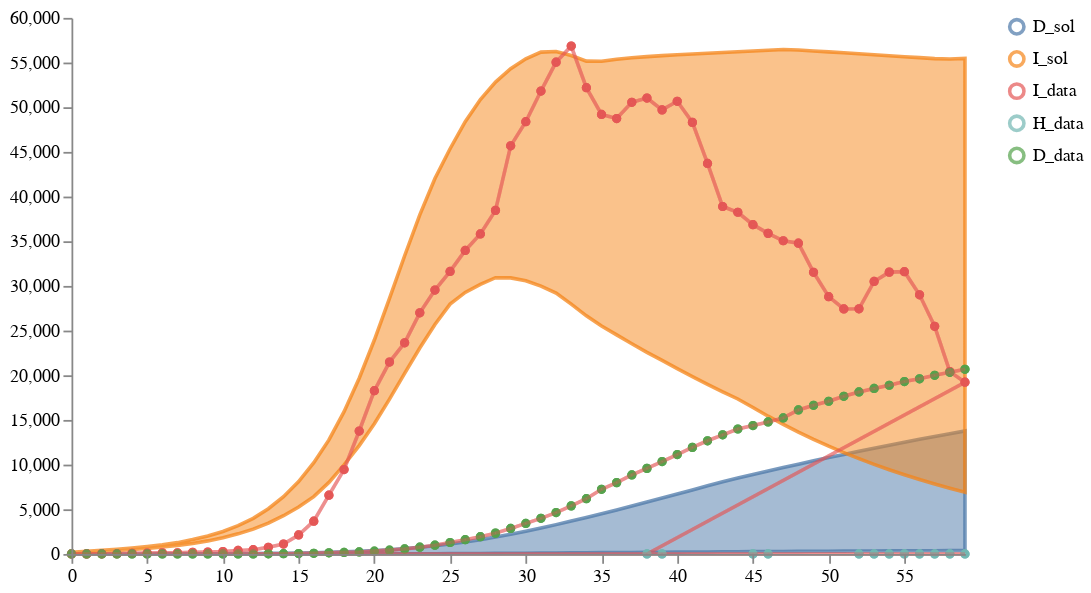

Notebook code for this chart:
### Markdown cell above
# Calibrate and sample an ensemble of multiple models

### Code cell
num_samples = 100
model_paths = [model2_location, model6_location, model7_location]
data_path = "../../notebook/ensemble_eval_sa/datasets/NY_data1.csv"
weights = [1/len(model_paths) for i in model_paths]
solution_mappings = [{"I": "I", "D": "D"},
                     {"I": "infected", "D": "dead"}, 
                     {"I": "infected", "D": "dead"}
                     ]

# Run the calibration and sampling
result4 = load_and_calibrate_and_sample_ensemble_model(
    model_paths,
    data_path,
    weights,
    solution_mappings,
    num_samples,
    timepoints,
    verbose=True,
    total_population=19340000,
    num_iterations=300,
    time_unit="days",
    visual_options={"title": "Calibrated Ensemble", "keep":".*_sol"}
)

# Save results
result4["data"].to_csv("../../notebook/ensemble_eval_sa/ensemble_results/partI_ensemble_of_many_results.csv", index=False)
result4["quantiles"].to_csv("../../notebook/ensemble_eval_sa/ensemble_results/partI_ensemble_of_many_quantiles.csv", index=False)

q_ensemble_data = cdc_reformatcsv(filename="../../notebook/ensemble_eval_sa/ensemble_results/partI_ensemble_of_many_quantiles.csv", 
                                  solution_string_mapping={"I": "cases", "D": "deaths"}, 
                                  forecast_start_date="2020-04-02",
                                  location="New York State",
                                  drop_column_names=["timepoint_id", "number_days", "inc_cum", "output", "Forecast_Backcast"])
q_ensemble_data.to_csv("../../notebook/ensemble_eval_sa/ensemble_results/partI_ensemble_of_many_forecast_quantiles_Apr032020.csv")

# Plot results
schema = plots.trajectories(pd.DataFrame(result4["data"]), keep=".*_sol",
                            points=test_data.reset_index(drop=True).rename(columns={"I":"I_data", "H":"H_data", "D":"D_data"}),
                           )
schema = plots.pad(schema, 5)
plots.ipy_display(schema)

### Figure 1 — Vega specification as saved in the notebook (floating-point values rounded to 4 significant figures; data arrays with more than 128 entries replaced by an {"elided": "..."} marker saying what was removed)
{"$schema": "https://vega.github.io/schema/vega/v5.json", "axes": [{"name": "x_axis", "orient": "bottom", "scale": "xscale", "zindex": 100}, {"name": "y_axis", "orient": "left", "scale": "yscale", "zindex": 100}], "data": [{"name": "distributions", "values": [{"lower": 1.379e-22, "timepoint": 0, "trajectory": "D_sol", "upper": 1.479e-21}, {"lower": 0.01557, "timepoint": 1, "trajectory": "D_sol", "upper": 0.1647}, {"lower": 0.06729, "timepoint": 2, "trajectory": "D_sol", "upper": 0.7132}, {"lower": 0.1591, "timepoint": 3, "trajectory": "D_sol", "upper": 1.712}, {"lower": 0.295, "timepoint": 4, "trajectory": "D_sol", "upper": 3.245}, {"lower": 0.4796, "timepoint": 5, "trajectory": "D_sol", "upper": 5.41}, {"lower": 0.7053, "timepoint": 6, "trajectory": "D_sol", "upper": 8.312}, {"lower": 1.019, "timepoint": 7, "trajectory": "D_sol", "upper": 12.1}, {"lower": 1.395, "timepoint": 8, "trajectory": "D_sol", "upper": 16.97}, {"lower": 1.863, "timepoint": 9, "trajectory": "D_sol", "upper": 23.14}, {"lower": 2.437, "timepoint": 10, "trajectory": "D_sol", "upper": 30.93}, {"lower": 3.142, "timepoint": 11, "trajectory": "D_sol", "upper": 40.93}, {"lower": 3.993, "timepoint": 12, "trajectory": "D_sol", "upper": 53.71}, {"lower": 4.979, "timepoint": 13, "trajectory": "D_sol", "upper": 69.88}, {"lower": 6.028, "timepoint": 14, "trajectory": "D_sol", "upper": 90.12}, {"lower": 7.278, "timepoint": 15, "trajectory": "D_sol", "upper": 114.8}, {"lower": 8.778, "timepoint": 16, "trajectory": "D_sol", "upper": 145.5}, {"lower": 10.58, "timepoint": 17, "trajectory": "D_sol", "upper": 184.0}, {"lower": 12.76, "timepoint": 18, "trajectory": "D_sol", "upper": 232.4}, {"lower": 14.73, "timepoint": 19, "trajectory": "D_sol", "upper": 296.2}, {"lower": 16.74, "timepoint": 20, "trajectory": "D_sol", "upper": 376.0}, {"lower": 19.59, "timepoint": 21, "trajectory": "D_sol", "upper": 475.2}, {"lower": 23.46, "timepoint": 22, "trajectory": "D_sol", "upper": 597.1}, {"lower": 28.01, "timepoint": 23, "trajectory": "D_sol", "upper": 743.1}, {"lower": 33.29, "timepoint": 24, "trajectory": "D_sol", "upper": 911.3}, {"lower": 39.34, "timepoint": 25, "trajectory": "D_sol", "upper": 1113.0}, {"lower": 46.28, "timepoint": 26, "trajectory": "D_sol", "upper": 1344.0}, {"lower": 54.03, "timepoint": 27, "trajectory": "D_sol", "upper": 1605.0}, {"lower": 62.55, "timepoint": 28, "trajectory": "D_sol", "upper": 1894.0}, {"lower": 73.15, "timepoint": 29, "trajectory": "D_sol", "upper": 2208.0}, {"lower": 85.56, "timepoint": 30, "trajectory": "D_sol", "upper": 2547.0}, {"lower": 99.09, "timepoint": 31, "trajectory": "D_sol", "upper": 2906.0}, {"lower": 113.7, "timepoint": 32, "trajectory": "D_sol", "upper": 3284.0}, {"lower": 127.0, "timepoint": 33, "trajectory": "D_sol", "upper": 3677.0}, {"lower": 138.6, "timepoint": 34, "trajectory": "D_sol", "upper": 4084.0}, {"lower": 150.2, "timepoint": 35, "trajectory": "D_sol", "upper": 4503.0}, {"lower": 161.7, "timepoint": 36, "trajectory": "D_sol", "upper": 4931.0}, {"lower": 173.0, "timepoint": 37, "trajectory": "D_sol", "upper": 5368.0}, {"lower": 184.1, "timepoint": 38, "trajectory": "D_sol", "upper": 5811.0}, {"lower": 195.0, "timepoint": 39, "trajectory": "D_sol", "upper": 6259.0}, {"lower": 205.6, "timepoint": 40, "trajectory": "D_sol", "upper": 6712.0}, {"lower": 215.9, "timepoint": 41, "trajectory": "D_sol", "upper": 7169.0}, {"lower": 226.0, "timepoint": 42, "trajectory": "D_sol", "upper": 7625.0}, {"lower": 239.0, "timepoint": 43, "trajectory": "D_sol", "upper": 8083.0}, {"lower": 252.0, "timepoint": 44, "trajectory": "D_sol", "upper": 8510.0}, {"lower": 263.8, "timepoint": 45, "trajectory": "D_sol", "upper": 8905.0}, {"lower": 273.8, "timepoint": 46, "trajectory": "D_sol", "upper": 9294.0}, {"lower": 283.5, "timepoint": 47, "trajectory": "D_sol", "upper": 9677.0}, {"lower": 293.0, "timepoint": 48, "trajectory": "D_sol", "upper": 10050.0}, {"lower": 302.3, "timepoint": 49, "trajectory": "D_sol", "upper": 10420.0}, {"lower": 311.4, "timepoint": 50, "trajectory": "D_sol", "upper": 10790.0}, {"lower": 320.3, "timepoint": 51, "trajectory": "D_sol", "upper": 11140.0}, {"lower": 329.0, "timepoint": 52, "trajectory": "D_sol", "upper": 11490.0}, {"lower": 337.6, "timepoint": 53, "trajectory": "D_sol", "upper": 11840.0}, {"lower": 346.0, "timepoint": 54, "trajectory": "D_sol", "upper": 12170.0}, {"lower": 354.2, "timepoint": 55, "trajectory": "D_sol", "upper": 12500.0}, {"lower": 362.2, "timepoint": 56, "trajectory": "D_sol", "upper": 12830.0}, {"lower": 370.1, "timepoint": 57, "trajectory": "D_sol", "upper": 13150.0}, {"lower": 377.9, "timepoint": 58, "trajectory": "D_sol", "upper": 13460.0}, {"lower": 385.5, "timepoint": 59, "trajectory": "D_sol", "upper": 13770.0}, {"lower": 149.8, "timepoint": 0, "trajectory": "I_sol", "upper": 180.2}, {"lower": 233.3, "timepoint": 1, "trajectory": "I_sol", "upper": 300.6}, {"lower": 313.6, "timepoint": 2, "trajectory": "I_sol", "upper": 411.7}, {"lower": 405.0, "timepoint": 3, "trajectory": "I_sol", "upper": 528.1}, {"lower": 508.9, "timepoint": 4, "trajectory": "I_sol", "upper": 658.9}, {"lower": 622.8, "timepoint": 5, "trajectory": "I_sol", "upper": 821.7}, {"lower": 774.1, "timepoint": 6, "trajectory": "I_sol", "upper": 1016.0}, {"lower": 955.6, "timepoint": 7, "trajectory": "I_sol", "upper": 1269.0}, {"lower": 1181.0, "timepoint": 8, "trajectory": "I_sol", "upper": 1610.0}, {"lower": 1465.0, "timepoint": 9, "trajectory": "I_sol", "upper": 2013.0}, {"lower": 1821.0, "timepoint": 10, "trajectory": "I_sol", "upper": 2520.0}, {"lower": 2252.0, "timepoint": 11, "trajectory": "I_sol", "upper": 3176.0}, {"lower": 2785.0, "timepoint": 12, "trajectory": "I_sol", "upper": 3987.0}, {"lower": 3455.0, "timepoint": 13, "trajectory": "I_sol", "upper": 5062.0}, {"lower": 4280.0, "timepoint": 14, "trajectory": "I_sol", "upper": 6414.0}, {"lower": 5247.0, "timepoint": 15, "trajectory": "I_sol", "upper": 8109.0}, {"lower": 6421.0, "timepoint": 16, "trajectory": "I_sol", "upper": 10220.0}, {"lower": 8009.0, "timepoint": 17, "trajectory": "I_sol", "upper": 12760.0}, {"lower": 9965.0, "timepoint": 18, "trajectory": "I_sol", "upper": 15930.0}, {"lower": 12130.0, "timepoint": 19, "trajectory": "I_sol", "upper": 19670.0}, {"lower": 14580.0, "timepoint": 20, "trajectory": "I_sol", "upper": 23950.0}, {"lower": 17320.0, "timepoint": 21, "trajectory": "I_sol", "upper": 28600.0}, {"lower": 20220.0, "timepoint": 22, "trajectory": "I_sol", "upper": 33380.0}, {"lower": 23060.0, "timepoint": 23, "trajectory": "I_sol", "upper": 37950.0}, {"lower": 25680.0, "timepoint": 24, "trajectory": "I_sol", "upper": 42020.0}, {"lower": 27970.0, "timepoint": 25, "trajectory": "I_sol", "upper": 45350.0}, {"lower": 29270.0, "timepoint": 26, "trajectory": "I_sol", "upper": 48380.0}, {"lower": 30170.0, "timepoint": 27, "trajectory": "I_sol", "upper": 50860.0}, {"lower": 30920.0, "timepoint": 28, "trajectory": "I_sol", "upper": 52810.0}, {"lower": 30900.0, "timepoint": 29, "trajectory": "I_sol", "upper": 54310.0}, {"lower": 30570.0, "timepoint": 30, "trajectory": "I_sol", "upper": 55420.0}, {"lower": 29990.0, "timepoint": 31, "trajectory": "I_sol", "upper": 56160.0}, {"lower": 29200.0, "timepoint": 32, "trajectory": "I_sol", "upper": 56240.0}, {"lower": 27960.0, "timepoint": 33, "trajectory": "I_sol", "upper": 55790.0}, {"lower": 26660.0, "timepoint": 34, "trajectory": "I_sol", "upper": 55160.0}, {"lower": 25520.0, "timepoint": 35, "trajectory": "I_sol", "upper": 55150.0}, {"lower": 24520.0, "timepoint": 36, "trajectory": "I_sol", "upper": 55360.0}, {"lower": 23530.0, "timepoint": 37, "trajectory": "I_sol", "upper": 55530.0}, {"lower": 22570.0, "timepoint": 38, "trajectory": "I_sol", "upper": 55660.0}, {"lower": 21660.0, "timepoint": 39, "trajectory": "I_sol", "upper": 55770.0}, {"lower": 20740.0, "timepoint": 40, "trajectory": "I_sol", "upper": 55870.0}, {"lower": 19840.0, "timepoint": 41, "trajectory": "I_sol", "upper": 55960.0}, {"lower": 18970.0, "timepoint": 42, "trajectory": "I_sol", "upper": 56050.0}, {"lower": 18140.0, "timepoint": 43, "trajectory": "I_sol", "upper": 56130.0}, {"lower": 17340.0, "timepoint": 44, "trajectory": "I_sol", "upper": 56210.0}, {"lower": 16390.0, "timepoint": 45, "trajectory": "I_sol", "upper": 56290.0}, {"lower": 15420.0, "timepoint": 46, "trajectory": "I_sol", "upper": 56380.0}, {"lower": 14510.0, "timepoint": 47, "trajectory": "I_sol", "upper": 56460.0}, {"lower": 13640.0, "timepoint": 48, "trajectory": "I_sol", "upper": 56400.0}, {"lower": 12830.0, "timepoint": 49, "trajectory": "I_sol", "upper": 56300.0}, {"lower": 12060.0, "timepoint": 50, "trajectory": "I_sol", "upper": 56200.0}, {"lower": 11340.0, "timepoint": 51, "trajectory": "I_sol", "upper": 56090.0}, {"lower": 10660.0, "timepoint": 52, "trajectory": "I_sol", "upper": 55980.0}, {"lower": 10030.0, "timepoint": 53, "trajectory": "I_sol", "upper": 55880.0}, {"lower": 9425.0, "timepoint": 54, "trajectory": "I_sol", "upper": 55770.0}, {"lower": 8860.0, "timepoint": 55, "trajectory": "I_sol", "upper": 55660.0}, {"lower": 8329.0, "timepoint": 56, "trajectory": "I_sol", "upper": 55550.0}, {"lower": 7830.0, "timepoint": 57, "trajectory": "I_sol", "upper": 55440.0}, {"lower": 7361.0, "timepoint": 58, "trajectory": "I_sol", "upper": 55400.0}, {"lower": 6920.0, "timepoint": 59, "trajectory": "I_sol", "upper": 55470.0}]}, {"name": "traces", "transform": [{"expr": "isValid(datum.value)", "type": "filter"}], "values": []}, {"name": "points", "values": {"elided": "132 records"}}, {"name": "markers", "values": []}, {"name": "selected", "on": [{"remove": true, "trigger": "clear"}, {"remove": true, "trigger": "!shift"}, {"insert": "clicked", "trigger": "!shift && clicked"}, {"toggle": "clicked", "trigger": "shift && clicked"}]}], "height": 300, "legends": [{"encode": {"labels": {"interactive": true, "name": "legendLabel", "update": {"opacity": [{"test": "!length(data('selected')) || indata('selected', 'value', datum.value)", "value": 1}, {"value": 0.25}]}}, "symbols": {"interactive": true, "name": "legendSymbol", "update": {"fill": {"value": "transparent"}, "opacity": [{"test": "!length(data('selected')) || indata('selected', 'value', datum.value)", "value": 0.7}, {"value": 0.15}], "size": {"value": 64}, "strokeWidth": {"value": 2}}}}, "name": "color_legend", "stroke": "color"}], "marks": [{"from": {"facet": {"data": "points", "groupby": "trajectory", "name": "points_split"}}, "marks": [{"encode": {"hover": {"fillOpacity": {"value": 0.9}}, "update": {"fill": {"field": "trajectory", "scale": "color"}, "fillOpacity": [{"test": "!length(data('selected')) || indata('selected', 'value', datum.trajectory)", "value": 0.5}, {"value": 0.15}], "size": {"value": 10}, "stroke": {"field": "trajectory", "scale": "color"}, "strokeOpacity": [{"test": "!length(data('selected')) || indata('selected', 'value', datum.trajectory)", "value": 0.75}, {"value": 0.15}], "strokeWidth": {"value": 2}, "tooltip": {"field": "value"}, "x": {"field": "timepoint", "scale": "xscale"}, "y": {"field": "value", "scale": "yscale"}}}, "from": {"data": "points"}, "name": "_points_symbol", "type": "symbol", "zindex": 3}, {"encode": {"hover": {"fillOpacity": {"value": 0.9}}, "update": {"interpolate": {"value": "linear"}, "stroke": {"field": "trajectory", "scale": "color"}, "strokeOpacity": [{"test": "!length(data('selected')) || indata('selected', 'value', datum.trajectory)", "value": 0.3}, {"value": 0.1}], "strokeWidth": {"value": 2}, "x": {"field": "timepoint", "scale": "xscale"}, "y": {"field": "value", "scale": "yscale"}}}, "from": {"data": "points"}, "name": "_points_line", "type": "line", "zindex": 3}], "name": "_points", "type": "group", "zindex": 3}, {"from": {"facet": {"data": "traces", "groupby": "trajectory", "name": "traces_split"}}, "marks": [{"encode": {"hover": {"fillOpacity": {"value": 0.9}}, "update": {"interpolate": {"value": "linear"}, "stroke": {"field": "trajectory", "scale": "color"}, "strokeOpacity": [{"test": "!length(data('selected')) || indata('selected', 'value', datum.trajectory)", "value": 0.75}, {"value": 0.15}], "strokeWidth": {"value": 2}, "x": {"field": "timepoint", "scale": "xscale"}, "y": {"field": "value", "scale": "yscale"}}}, "from": {"data": "traces_split"}, "name": "_traces_lines", "type": "line"}], "name": "_traces", "type": "group", "zindex": 2}, {"from": {"facet": {"data": "distributions", "groupby": "trajectory", "name": "trajectory_split"}}, "marks": [{"encode": {"hover": {"fillOpacity": {"value": 0.9}}, "update": {"fill": {"field": "trajectory", "scale": "color"}, "fillOpacity": [{"test": "!length(data('selected')) || indata('selected', 'value', datum.trajectory)", "value": 0.5}, {"value": 0.15}], "interpolate": {"value": "linear"}, "stroke": {"field": "trajectory", "scale": "color"}, "strokeOpacity": [{"test": "!length(data('selected')) || indata('selected', 'value', datum.trajectory)", "value": 0.75}, {"value": 0.15}], "strokeWidth": {"value": 2}, "x": {"field": "timepoint", "scale": "xscale"}, "y": {"field": "upper", "scale": "yscale"}, "y2": {"field": "lower", "scale": "yscale"}}}, "from": {"data": "trajectory_split"}, "type": "area"}], "name": "_distributions", "type": "group", "zindex": 1}, {"marks": [{"encode": {"enter": {"stroke": {"value": "lightgray"}}, "update": {"opacity": {"value": 1}, "x": {"field": "timepoint", "scale": "xscale"}, "y": {"signal": "height"}, "y2": {"value": 0}}}, "from": {"data": "markers"}, "name": "_marker text", "type": "rule"}, {"encode": {"enter": {"fontSize": {"value": 8}, "text": {"field": "datum.label"}, "y": {"value": 0}}}, "from": {"data": "_marker text"}, "name": "_marker flags", "transform": [{"as": ["x", "_y", "opacity", "align", "baseline"], "lineAnchor": "start", "offset": [1], "size": {"signal": "[width, height]"}, "type": "label"}], "type": "text"}], "name": "_markers", "type": "group"}], "padding": 5, "scales": [{"domain": {"fields": [{"data": "distributions", "field": "timepoint"}, {"data": "traces", "field": "timepoint"}, {"data": "points", "field": "timepoint"}, {"data": "markers", "field": "timepoint"}]}, "name": "xscale", "range": "width", "type": "linear", "zero": false}, {"domain": {"fields": [{"data": "distributions", "field": "lower"}, {"data": "distributions", "field": "upper"}, {"data": "traces", "field": "value"}, {"data": "points", "field": "value"}]}, "name": "yscale", "nice": true, "range": "height", "type": "linear", "zero": true}, {"domain": {"fields": [{"data": "distributions", "field": "trajectory"}, {"data": "traces", "field": "trajectory"}, {"data": "points", "field": "trajectory"}]}, "name": "color", "range": "category", "type": "ordinal"}], "signals": [{"name": "clear", "on": [{"events": "mouseup[!event.item]", "force": true, "update": "true"}], "value": true}, {"name": "shift", "on": [{"events": "@legendSymbol:click, @legendLabel:click", "force": true, "update": "event.shiftKey"}], "value": false}, {"name": "clicked", "on": [{"events": "@legendSymbol:click, @legendLabel:click", "force": true, "update": "{value: datum.value}"}], "value": null}], "width": 500}
